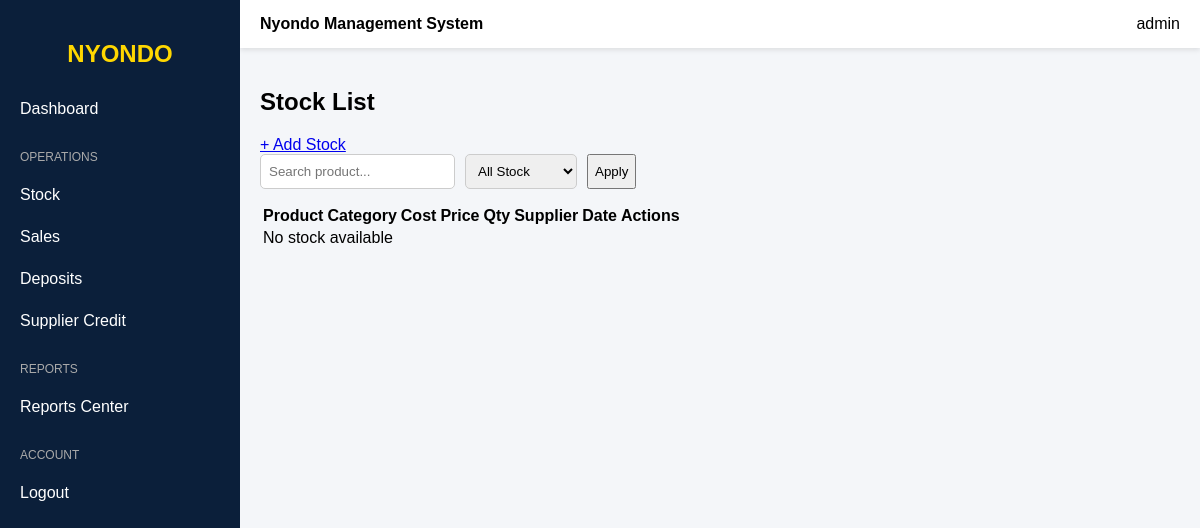
The page /stock/ (signed in) on the database as committed earlier.
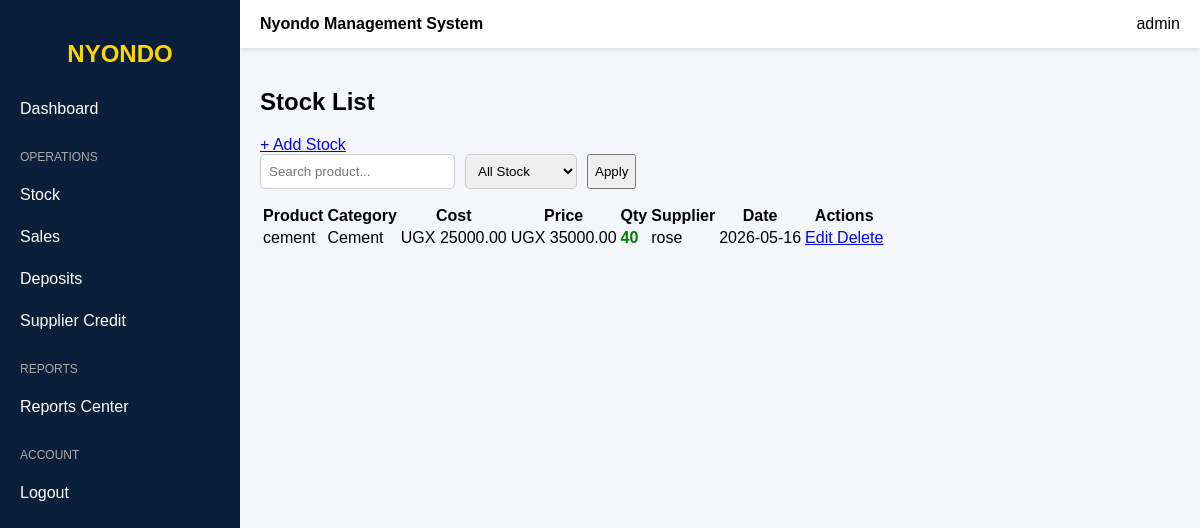
The same page on the database as committed later.
### nyondo_app/models.py (models this page shows, shortened)
class Stock(models.Model):
    CATEGORY_CHOICES = [
        ("Cement", "Cement"),
        ("Iron Bars", "Iron Bars"),
        ("Nails", "Nails"),
        ("Iron Sheets", "Iron Sheets"),
        ("Wire Mesh", "Wire Mesh"),
        ("Barbed Wire", "Barbed Wire"),
        ("Wheelbarrows", "Wheelbarrows"),
        ("Other", "Other"),
    ]
    product_name = models.CharField(max_length=100)
    category = models.CharField(max_length=50, choices=CATEGORY_CHOICES)
    quantity = models.PositiveIntegerField()
    reorder_level = models.PositiveIntegerField(default=5)
    buying_price = models.DecimalField(max_digits=12, decimal_places=2)
    selling_price = models.DecimalField(max_digits=12, decimal_places=2)
    supplier_name = models.CharField(max_length=100)
    description = models.TextField(blank=True, null=True)
    date_added = models.DateTimeField(auto_now_add=True)
    updated_at = models.DateTimeField(auto_now=True)

### nyondo_app/views.py (the view)
# urls.py: path("stock/", views.stock_list, name="stock_list"),
@login_required
def stock_list(request):
    stocks = Stock.objects.all().order_by("-date_added")
    query = request.GET.get("q")
    if query:
        stocks = stocks.filter(
            product_name__icontains=query
        )
    filter_type = request.GET.get("filter")
    if filter_type == "low":
        stocks = stocks.filter(quantity__lte=10)
    elif filter_type == "out":
        stocks = stocks.filter(quantity=0)
    context = {
        "stocks": stocks,
        "query": query,
        "filter_type": filter_type,
    }
    return render(
        request,
        "nyondo/stock_list.html",
        context
    )

### nyondo_app/templates/nyondo/stock_list.html (shortened to what this page needs)
{% extends "nyondo/base.html" %}
{% block content %}
<div class="header">
    <h2>Stock List</h2>
    <a href="{% url 'add_stock' %}" class="btn btn-primary">
        + Add Stock
    </a>
</div>
<form method="GET" class="filters">
    <input
        type="text"
        name="q"
        placeholder="Search product..."
        value="{{ query|default:'' }}"
    >
    <select name="filter">
        <option value="">All Stock</option>
    </select>
    <button type="submit" class="btn btn-primary">
        Apply
    </button>
</form>
<div class="table-container">
    <table>
        <thead>
            <tr>
                <th>Product</th>
                <th>Category</th>
                <th>Cost</th>
                <th>Price</th>
                <th>Qty</th>
                <th>Supplier</th>
                <th>Date</th>
                <th>Actions</th>
            </tr>
        </thead>
        <tbody>
            {% for stock in stocks %}
            <tr>
                <td>{{ stock.product_name }}</td>
                <td>{{ stock.category }}</td>
                <td>UGX {{ stock.buying_price }}</td>
                <td>UGX {{ stock.selling_price }}</td>
                <td class="
                    {% if stock.quantity == 0 %}
                        out-stock
                    {% elif stock.quantity <= 5 %}
                        low-stock
                    {% else %}
                        in-stock
                    {% endif %}
                ">
                    {{ stock.quantity }}
                </td>
                <td>{{ stock.supplier_name|default:"-" }}</td>
                <td>{{ stock.date_added|date:"Y-m-d" }}</td>
                <td>
                    <a href="{% url 'edit_stock' stock.id %}" class="btn btn-primary">
                        Edit
                    </a>
                    <a href="{% url 'delete_stock' stock.id %}" class="btn btn-danger">
                        Delete
                    </a>
                </td>
            </tr>
            {% empty %}
            <tr>
                <td colspan="8" class="empty">
                    No stock available
                </td>
            </tr>
            {% endfor %}
        </tbody>
    </table>
</div>
{% endblock %}

Rows that differ between the two databases and show on the page:
added Stock: product_name "cement", category "Cement", buying_price "25000.00", selling_price "35000.00", quantity "40", supplier_name "rose", date_added "2026-05-16"
Other text that changed with them:
text no longer shown: "No stock available"
